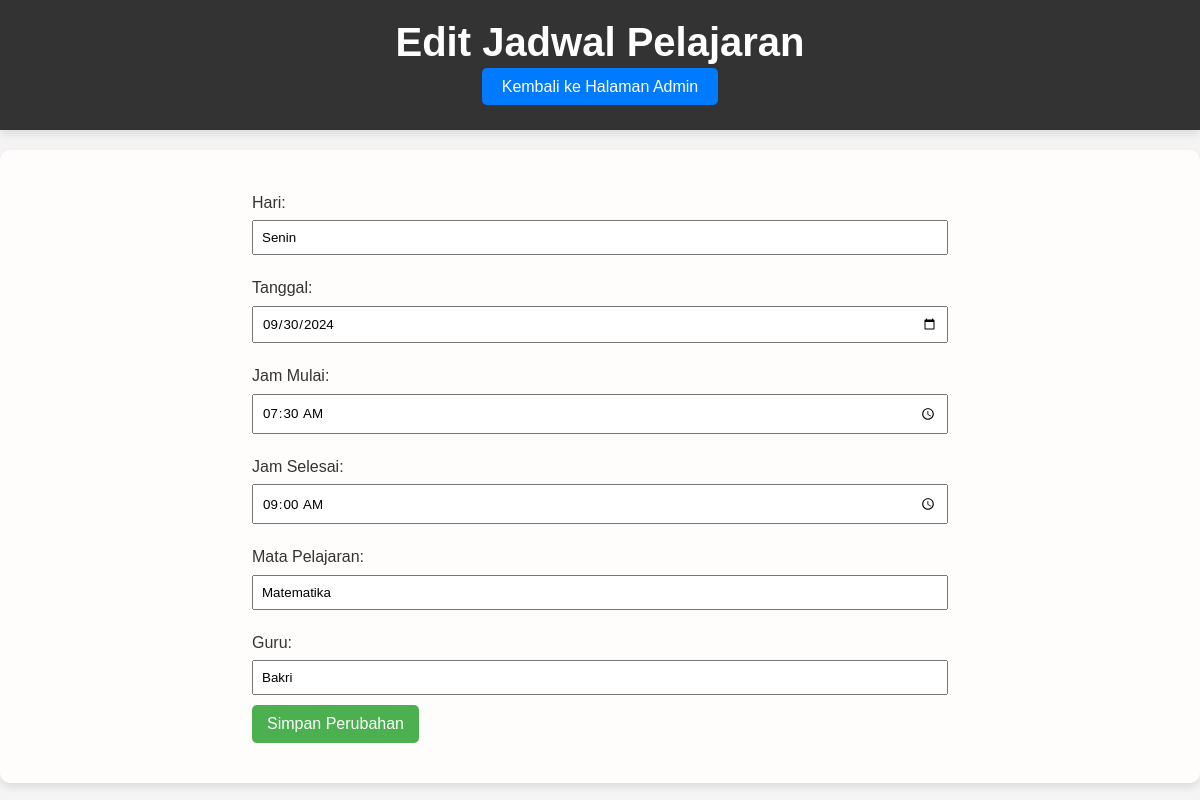
The page /admin/edit_jadwal.php?id=1 on the database its author committed.
### tables this page shows
CREATE TABLE `jadwal_pelajaran` (
  `id` int(11) NOT NULL,
  `hari` varchar(10) NOT NULL,
  `tanggal` date NOT NULL,
  `jam_mulai` time NOT NULL,
  `jam_selesai` time NOT NULL,
  `mata_pelajaran` varchar(100) NOT NULL,
  `guru` varchar(100) NOT NULL
);

### admin/edit_jadwal.php (the view, shortened to what this page needs)
<?php
include '../includes/db.php';
$id = $_GET['id'];
$sql = "SELECT * FROM jadwal_pelajaran WHERE id = ?";
$stmt = $conn->prepare($sql);
$stmt->bind_param("i", $id);
$stmt->execute();
$result = $stmt->get_result();
$data = $result->fetch_assoc();
?>
<!DOCTYPE html>
<html lang="en">
<head>
    <link rel="stylesheet" href="../css/style.css">
</head>
<body>
    <header>
        <h1 style="text-align: center;">Edit Jadwal Pelajaran</h1>
        <div style="text-align: center; margin-bottom: 20px;">
            <a href="admin_jadwal.php" class="btn btn-home" style="background-color: #007bff; color: white; padding: 10px 20px; text-decoration: none; border-radius: 5px;">Kembali ke Halaman Admin</a>
        </div>
    </header>
    <main>
        <form action="edit_jadwal.php?id=<?php echo $id; ?>" method="POST">
            <label for="hari">Hari:</label>
            <input type="text" id="hari" name="hari" value="<?php echo htmlspecialchars($data['hari']); ?>" required>
            <label for="tanggal">Tanggal:</label>
            <input type="date" id="tanggal" name="tanggal" value="<?php echo $data['tanggal']; ?>" required>
            <label for="jam_mulai">Jam Mulai:</label>
            <input type="time" id="jam_mulai" name="jam_mulai" value="<?php echo $data['jam_mulai']; ?>" required>
            <label for="jam_selesai">Jam Selesai:</label>
            <input type="time" id="jam_selesai" name="jam_selesai" value="<?php echo $data['jam_selesai']; ?>" required>
            <label for="mata_pelajaran">Mata Pelajaran:</label>
            <input type="text" id="mata_pelajaran" name="mata_pelajaran" value="<?php echo htmlspecialchars($data['mata_pelajaran']); ?>" required>
            <label for="guru">Guru:</label>
            <input type="text" id="guru" name="guru" value="<?php echo htmlspecialchars($data['guru']); ?>" required>
            <button type="submit">Simpan Perubahan</button>
        </form>
    </main>
</body>
</html>

### css/style.css (style rules this page uses)
* { margin: 0; padding: 0; box-sizing: border-box; font-family: Arial, sans-serif; }
body { background-color: #f4f4f4; color: #333; line-height: 1.6; }
header { background-color: #333; color: #fff; padding: 10px 0; text-align: center; box-shadow: 0 4px 8px rgba(0, 0, 0, 0.1); }
header h1 { margin: 0; font-size: 2.5em; }
main { padding: 20px; max-width: 1200px; margin: 20px auto; background-color: #fffcfc; border-radius: 10px; box-shadow: 0 4px 8px rgba(0, 0, 0, 0.1); }
button { background-color: #333; color: #fff; padding: 10px 20px; border: none; border-radius: 5px; cursor: pointer; font-size: 1em; }

### admin/edit_jadwal.php (style rules this page uses)
form { width: 60%; margin: 20px auto; }
label { display: block; margin: 10px 0 5px; }
input[type="text"], input[type="date"], input[type="time"] { width: 100%; padding: 8px; margin-bottom: 10px; box-sizing: border-box; }
button[type="submit"] { padding: 10px 15px; background-color: #4CAF50; color: white; border: none; cursor: pointer; }

### rows shown on the page
jadwal_pelajaran: hari "Senin", tanggal "09/30/2024", jam_mulai "07:30:00", jam_selesai "09:00:00", mata_pelajaran "Matematika", guru "Bakri"
